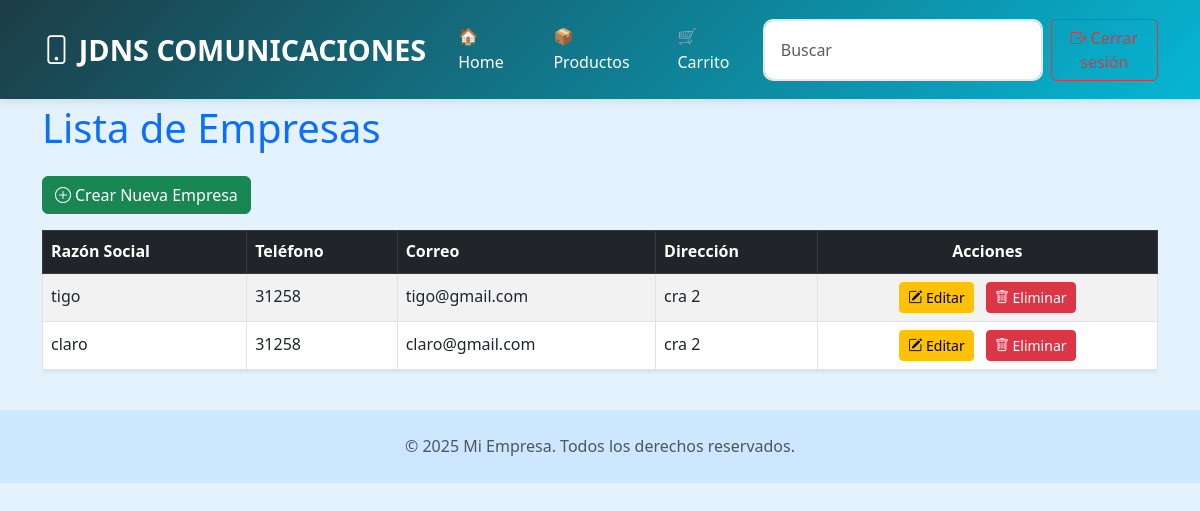
The app's page /empresas/ (signed in) with its own data.
### app/models/users.py (models this page shows)
class Empresa(db.Model, UserMixin):
    __tablename__ = 'empresa'
    idempresa = db.Column(db.Integer, primary_key=True)
    razon_social = db.Column(db.String(100))
    telefono = db.Column(db.String(45))
    correo = db.Column(db.String(100))
    direccion = db.Column(db.String(100))

### app/routes/empresa.py (the view)
@bp.route('/')
@login_required
def listar():
    empresas = Empresa.query.all()
    return render_template('empresas.html', empresas=empresas)

### app/models/users.py (called while the page is built)
    @property
    def is_authenticated(self):
        return True

### app/templates/empresas.html (shortened to what this page needs)
{% extends "plantilla.html" %}
{% block content %}
<div class="container py-4">
    <h1 class="mb-4 text-primary">Lista de Empresas</h1>
    {% if current_user.rol == 'admin' %}
        <div class="mb-3 d-flex gap-2 flex-wrap">
            <a href="{{ url_for('empresa.crear') }}" class="btn btn-success">
                <i class="bi bi-plus-circle me-1"></i>Crear Nueva Empresa
            </a>
        </div>
    {% endif %}
    {% if empresas %}
        <div class="table-responsive">
            <table class="table table-bordered table-striped align-middle shadow-sm">
                <thead class="table-dark">
                    <tr>
                        <th>Razón Social</th>
                        <th>Teléfono</th>
                        <th>Correo</th>
                        <th>Dirección</th>
                        {% if current_user.rol == 'admin' %}
                            <th class="text-center">Acciones</th>
                        {% endif %}
                    </tr>
                </thead>
                <tbody>
                    {% for empresa in empresas %}
                        <tr>
                            <td>{{ empresa.razon_social }}</td>
                            <td>{{ empresa.telefono }}</td>
                            <td>{{ empresa.correo }}</td>
                            <td>{{ empresa.direccion }}</td>
                            {% if current_user.rol == 'admin' %}
                                <td class="text-center">
                                    <a href="{{ url_for('empresa.editar', id=empresa.idempresa) }}" class="btn btn-warning btn-sm me-2">
                                        <i class="bi bi-pencil-square"></i> Editar
                                    </a>
                                    <form action="{{ url_for('empresa.eliminar', id=empresa.idempresa) }}" method="POST" style="display:inline;">
                                        <button type="submit" class="btn btn-danger btn-sm" onclick="return confirm('¿Estás seguro de eliminar esta empresa?');">
                                            <i class="bi bi-trash"></i> Eliminar
                                        </button>
                                    </form>
                                </td>
                            {% endif %}
                        </tr>
                    {% endfor %}
                </tbody>
            </table>
        </div>
    {% else %}
        <div class="alert alert-info">No hay empresas registradas.</div>
    {% endif %}
</div>
{% endblock %}

### app/static/style.css (style rules this page uses)
:root { --primary-color: #1c3d46; --secondary-color: #f97316; --accent-color: #06b6d4; --dark-bg: #1e293b; --light-bg: #f8fafc; --text-dark: #1e293b; --text-light: #64748b; --white: #ffffff; --gray-100: #f1f5f9; --gray-200: #e2e8f0; --gray-300: #cbd5e1; --gray-800: #1e293b; --gray-900: #0f172a; }
* { margin: 0; padding: 0; box-sizing: border-box; }
body { font-family: "Segoe UI", Tahoma, Geneva, Verdana, sans-serif; line-height: 1.6; color: var(--text-dark); background-color: var(--white); }

### app/templates/plantilla.html (style rules this page uses)
body { padding-top: 80px; background-color: #e3f2fd; }

### records on screen
Empresa: razon_social "tigo", telefono "31258", correo "tigo@gmail.com", direccion "cra 2"
Empresa: razon_social "claro", telefono "31258", correo "claro@gmail.com", direccion "cra 2"
